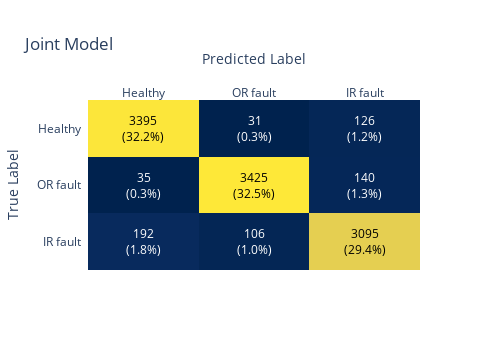

Notebook code cell kept with this figure:
### Code cell
# Construct a visualization for the confusion matrix
z_test = confusion_matrix(np.argmax(testy,axis=1), np.argmax(joint_preds,axis=1))

# reformat the matrix
z_test[[0,2],:] = z_test[[2,0],:]

x = ['Healthy', 'OR fault', 'IR fault']
y = ['IR fault', 'OR fault', 'Healthy']

def format_text(z):
    """
    This function receives the confusion matrix values and formats the text
    to display in the matrix with the value and percentage of total data.
    """
    return f'{z}<br>({z / np.sum(z_test) * 100:.1f}%)'

z_text = np.vectorize(format_text)(z_test)

heatmap = ff.create_annotated_heatmap(z_test, x=x, y=y, annotation_text=z_text, colorscale='cividis')
heatmap.update_layout(title_text='Joint Model',height=350,width=500,
                      xaxis_title="Predicted Label",yaxis_title="True Label")
heatmap.show()

### Figure 1 — Plotly figure (JSON) as saved in the notebook; plotly's stock layout.template omitted (floating-point values rounded to 4 significant figures)
{"data": [{"colorscale": [[0, "#00224e"], [0.1111, "#123570"], [0.2222, "#3b496c"], [0.3333, "#575d6d"], [0.4444, "#707173"], [0.5556, "#8a8678"], [0.6667, "#a59c74"], [0.7778, "#c3b369"], [0.8889, "#e1cc55"], [1, "#fee838"]], "reversescale": false, "showscale": false, "type": "heatmap", "x": ["Healthy", "OR fault", "IR fault"], "y": ["IR fault", "OR fault", "Healthy"], "z": [[192, 106, 3095], [35, 3425, 140], [3395, 31, 126]]}], "layout": {"annotations": [{"font": {"color": "#FFFFFF"}, "showarrow": false, "text": "192<br>(1.8%)", "x": "Healthy", "xref": "x", "y": "IR fault", "yref": "y"}, {"font": {"color": "#FFFFFF"}, "showarrow": false, "text": "106<br>(1.0%)", "x": "OR fault", "xref": "x", "y": "IR fault", "yref": "y"}, {"font": {"color": "#000000"}, "showarrow": false, "text": "3095<br>(29.4%)", "x": "IR fault", "xref": "x", "y": "IR fault", "yref": "y"}, {"font": {"color": "#FFFFFF"}, "showarrow": false, "text": "35<br>(0.3%)", "x": "Healthy", "xref": "x", "y": "OR fault", "yref": "y"}, {"font": {"color": "#000000"}, "showarrow": false, "text": "3425<br>(32.5%)", "x": "OR fault", "xref": "x", "y": "OR fault", "yref": "y"}, {"font": {"color": "#FFFFFF"}, "showarrow": false, "text": "140<br>(1.3%)", "x": "IR fault", "xref": "x", "y": "OR fault", "yref": "y"}, {"font": {"color": "#000000"}, "showarrow": false, "text": "3395<br>(32.2%)", "x": "Healthy", "xref": "x", "y": "Healthy", "yref": "y"}, {"font": {"color": "#FFFFFF"}, "showarrow": false, "text": "31<br>(0.3%)", "x": "OR fault", "xref": "x", "y": "Healthy", "yref": "y"}, {"font": {"color": "#FFFFFF"}, "showarrow": false, "text": "126<br>(1.2%)", "x": "IR fault", "xref": "x", "y": "Healthy", "yref": "y"}], "height": 350, "title": {"text": "Joint Model"}, "width": 500, "xaxis": {"dtick": 1, "gridcolor": "rgb(0, 0, 0)", "side": "top", "ticks": "", "title": {"text": "Predicted Label"}}, "yaxis": {"dtick": 1, "ticks": "", "ticksuffix": "  ", "title": {"text": "True Label"}}}}
